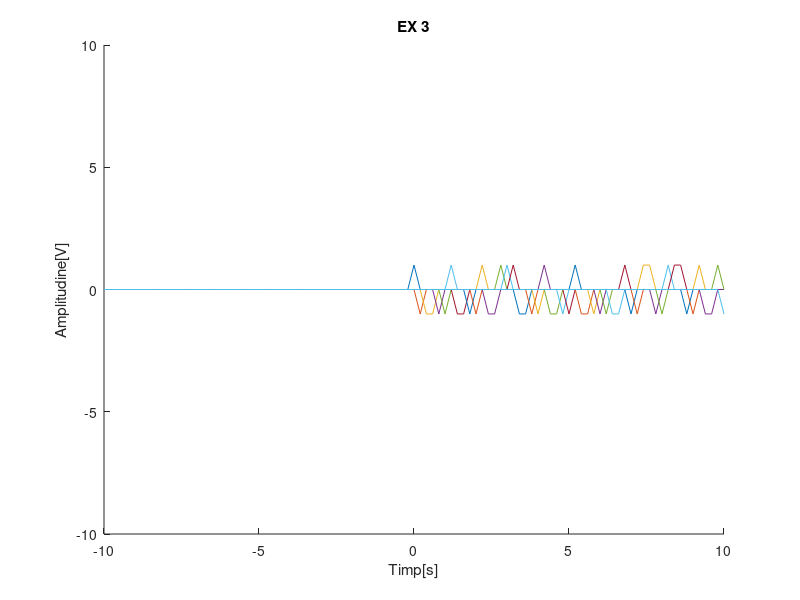
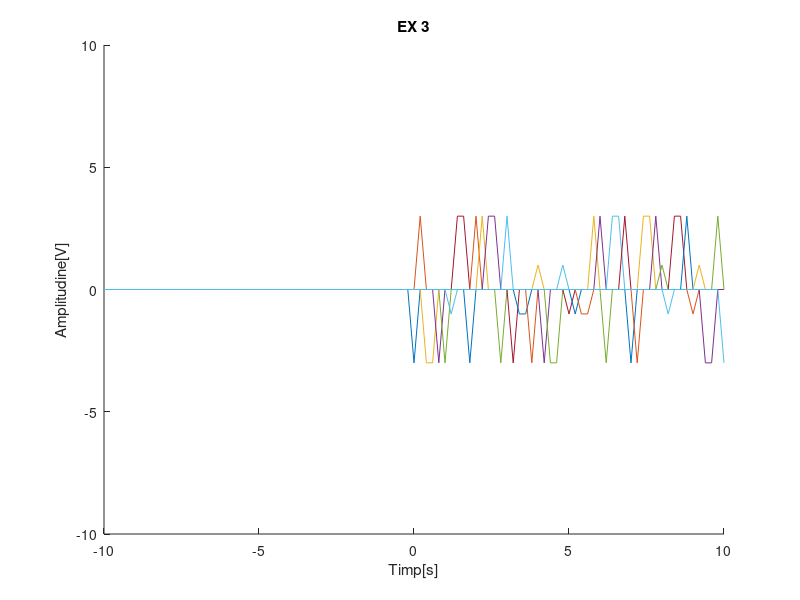
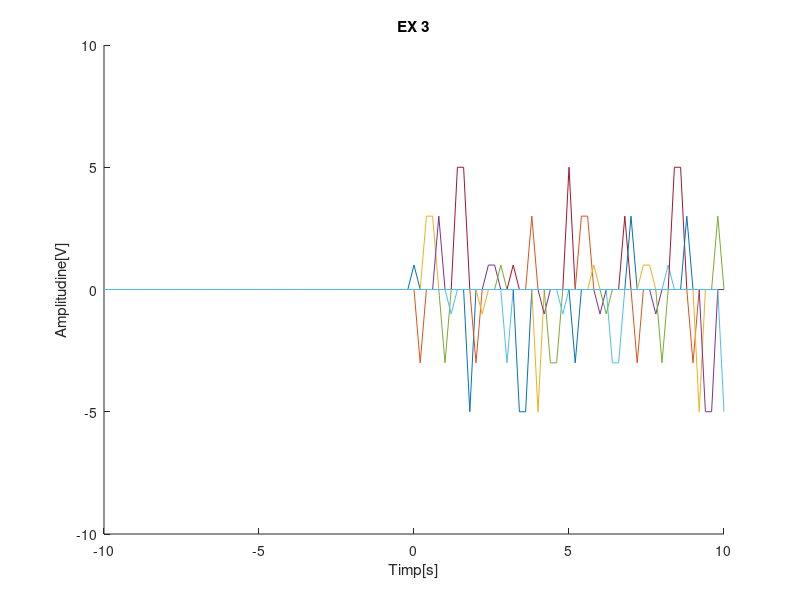
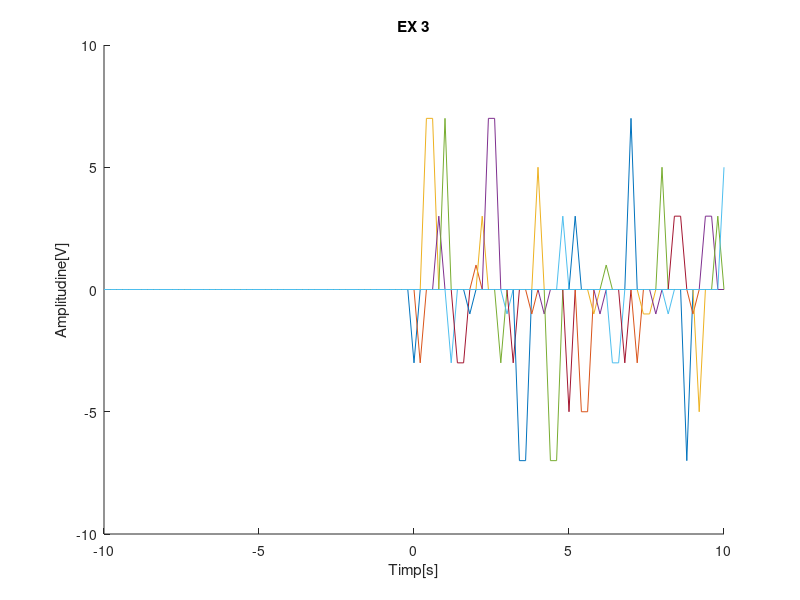

Write MATLAB code to recreate these figures, in order.
close all;

%pasul = 0.200
%a)
figure(1);

T=10;
t= -T:0.200:T;
nivel = [-1 1];
hold on;
for n=0:0.25:10
y = datasample(nivel, 1);
plot(t, y*rectpuls(t-n, 0.25));
end
axis([-10 10 -10 10]);
title('EX 3');
xlabel('Timp[s]');
ylabel('Amplitudine[V]');



%b)
figure (2);
T=10;
t= -T:0.200:T;
nivel1 = [-3 -1 1 3];
hold on;
for n=0:0.25:10
y = datasample(nivel1, 1);
plot(t, y*rectpuls(t-n, 0.25));
end
axis([-10 10 -10 10]);
title('EX 3');
xlabel('Timp[s]');
ylabel('Amplitudine[V]');

%c)
figure(3);
T=10;
t= -T:0.200:T;
nivel2 = [-5 -3 -1 1 3 5];
hold on;
for n=0:0.25:10
y = datasample(nivel2, 1);
plot(t, y*rectpuls(t-n, 0.25));
end
axis([-10 10 -10 10]);
title('EX 3');
xlabel('Timp[s]');
ylabel('Amplitudine[V]');


%d)
figure(4);
T=10;
t= -T:0.200:T;
nivel3 = [-7 -5 -3 -1 1 3 5 7];
hold on;
for n=0:0.25:10
y = datasample(nivel3, 1);
plot(t, y*rectpuls(t-n, 0.25));
end
axis([-10 10 -10 10]);
title('EX 3');
xlabel('Timp[s]');
ylabel('Amplitudine[V]');
